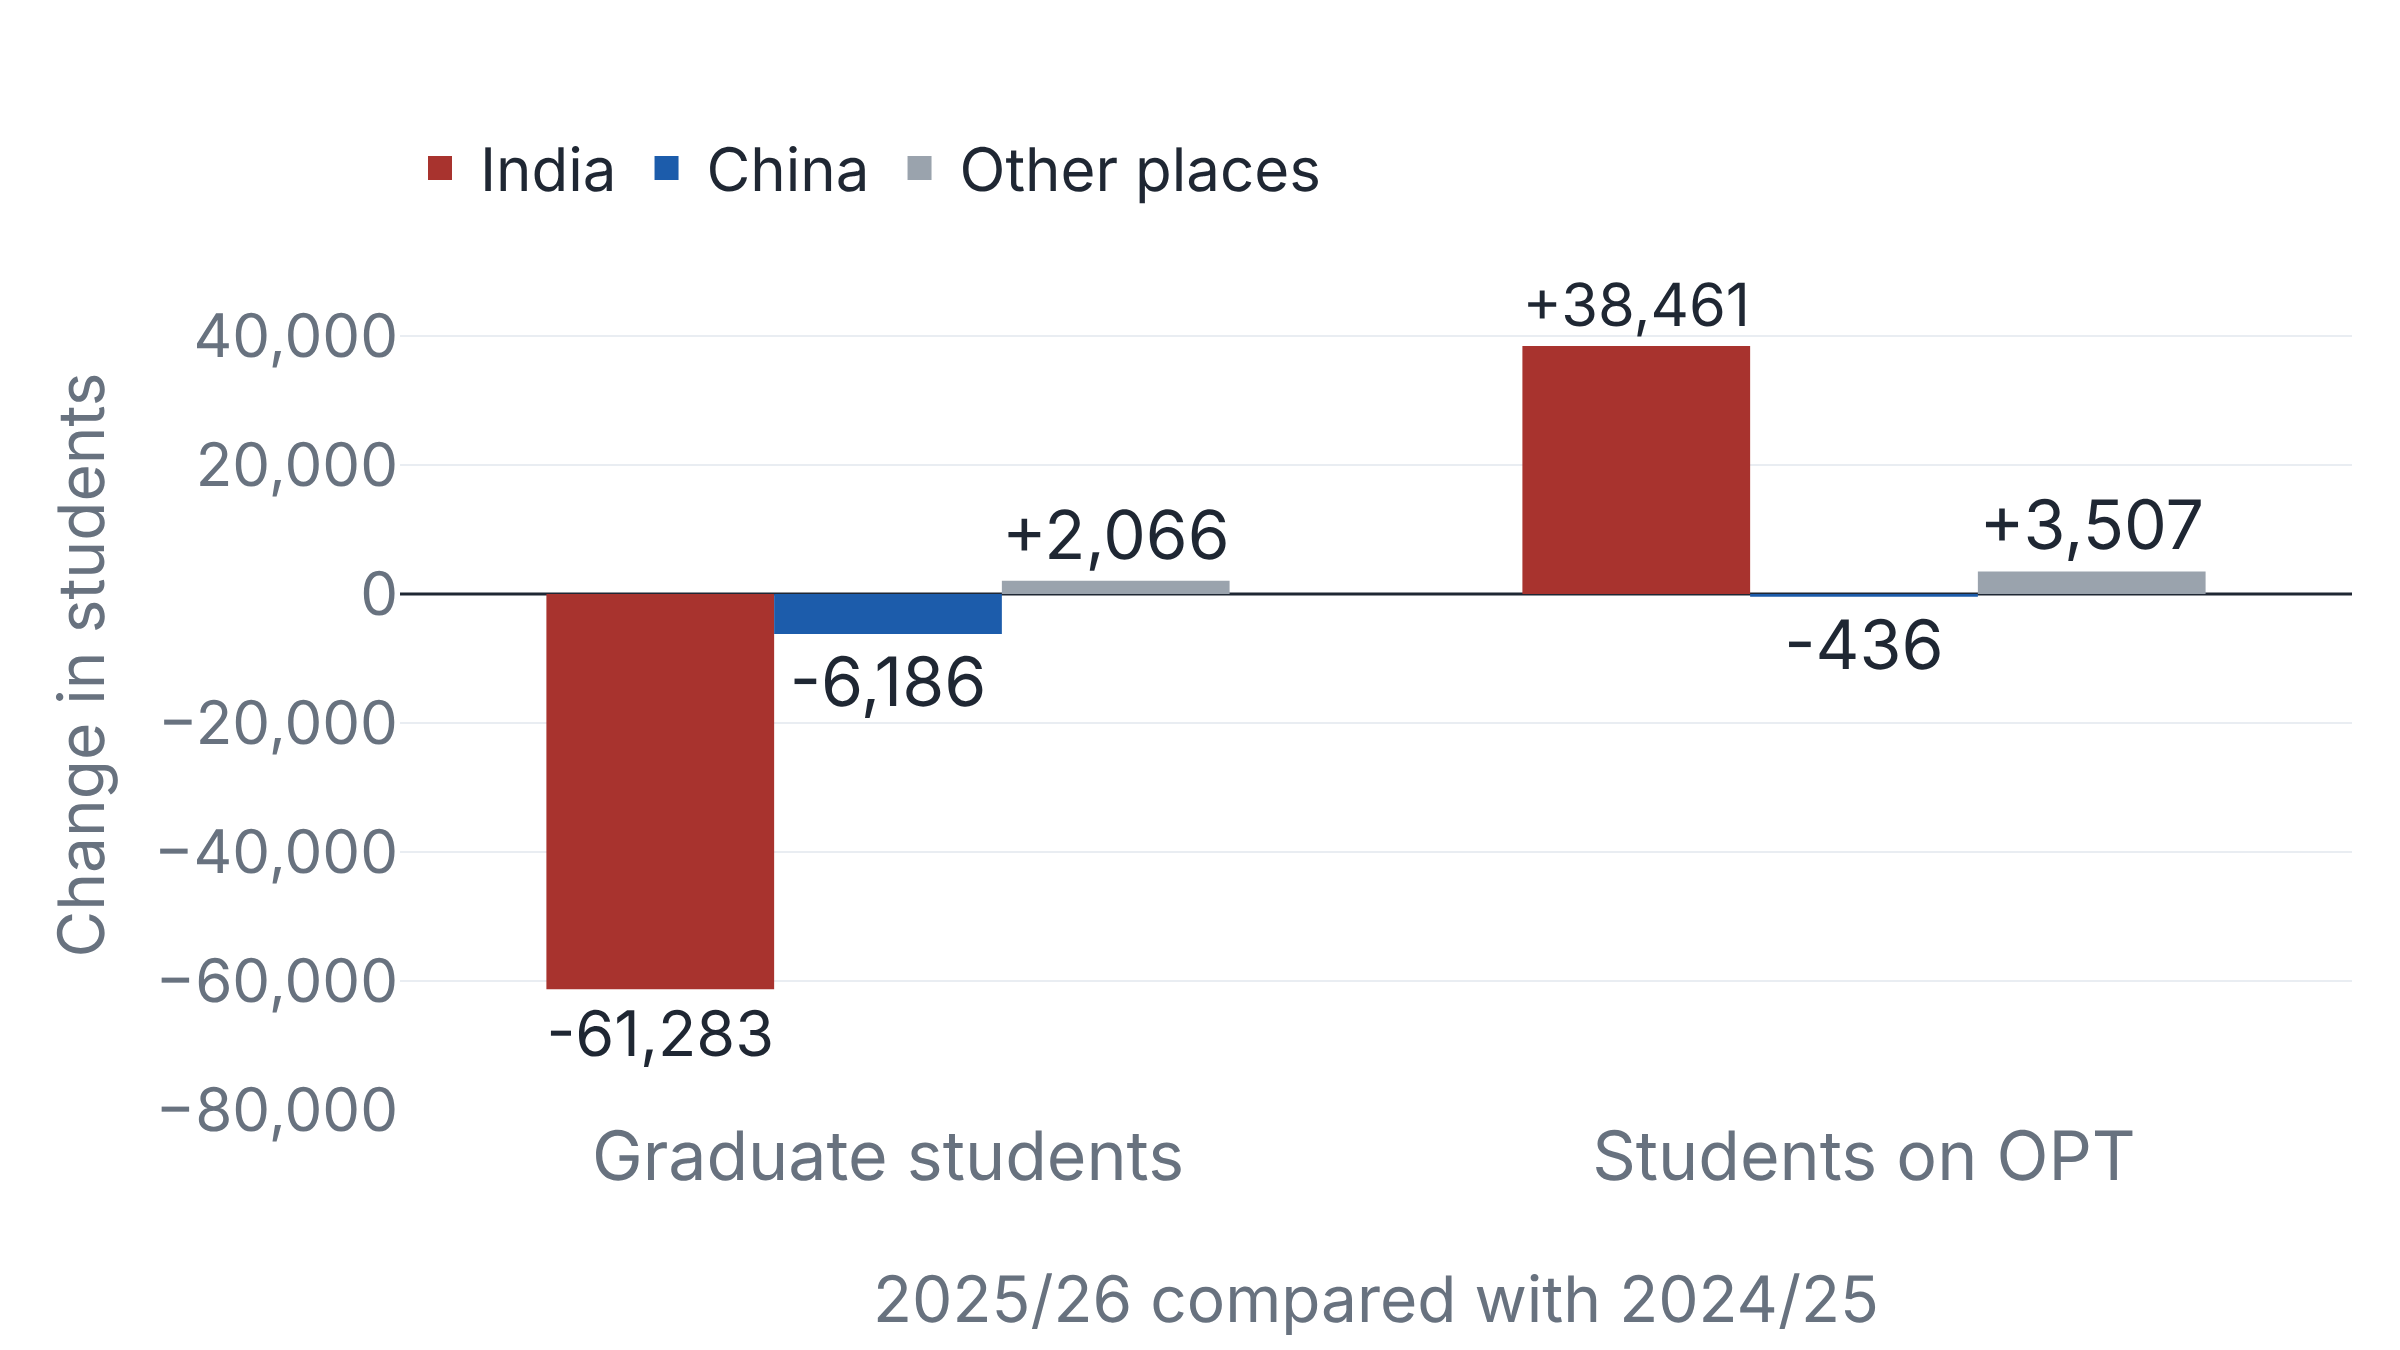

Write Python code to recreate this figure.
# Chart 2: the 2025/26 change in graduate and OPT students, by place of origin.
# Data: IIE, Open Doors 2026, OD26_Intl-Student-Census-Tables_Website.xlsx,
# Table 8 (place of origin by academic level), rows India, China and WORLD
# TOTAL, columns 2024/25 and 2025/26. "Other places" is the world change
# minus India and China, computed below.
import plotly.graph_objects as go

table8 = {
    #            graduate 24/25, 25/26,  OPT 24/25, 25/26
    "India": (177_892, 116_609, 143_740, 182_201),
    "China": (120_229, 114_043, 61_981, 61_545),
    "World": (488_481, 423_078, 294_253, 335_785),
}

def change(row):
    g0, g1, o0, o1 = table8[row]
    return g1 - g0, o1 - o0

india, china, world = change("India"), change("China"), change("World")
other = (world[0] - india[0] - china[0], world[1] - india[1] - china[1])
assert india == (-61_283, 38_461) and world == (-65_403, 41_532)

groups = ["Graduate students", "Students on OPT"]
series = [
    ("India", india, "#a8332e"),
    ("China", china, "#1c5cab"),
    ("Other places", other, "#9aa3ad"),
]
fig = go.Figure()
for name, values, color in series:
    fig.add_trace(
        go.Bar(
            name=name,
            x=groups,
            y=list(values),
            marker_color=color,
            text=[f"{v:+,}" for v in values],
            textposition="outside",
            textfont={"size": 34},
            cliponaxis=False,
        )
    )
fig.update_layout(
    barmode="group",
    yaxis_title="Change in students",
    margin={"l": 200, "t": 110, "b": 120},
    font={"size": 32},
    yaxis={"title": {"standoff": 14, "font": {"size": 32}}, "tickfont": {"size": 30}, "tickformat": ",", "range": [-80_000, 58_000], "zeroline": True,
           "zerolinecolor": "#1f2733", "zerolinewidth": 1.5},
    legend={"orientation": "h", "yanchor": "bottom", "y": 1.0, "x": 0, "font": {"size": 30}},
    xaxis={"tickfont": {"size": 34}, "title": {"text": "2025/26 compared with 2024/25", "font": {"size": 32}}},
    bargap=0.3,
)
